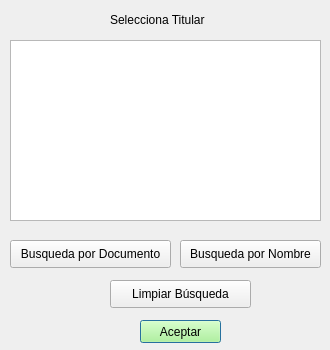
<?xml version="1.0" encoding="UTF-8"?>
<ui version="4.0">
 <class>Dialog</class>
 <widget class="QDialog" name="Dialog">
  <property name="geometry">
   <rect>
    <x>0</x>
    <y>0</y>
    <width>330</width>
    <height>350</height>
   </rect>
  </property>
  <property name="windowTitle">
   <string>Dialog</string>
  </property>
  <widget class="QListWidget" name="list_titular">
   <property name="geometry">
    <rect>
     <x>10</x>
     <y>40</y>
     <width>311</width>
     <height>181</height>
    </rect>
   </property>
  </widget>
  <widget class="QLabel" name="label">
   <property name="geometry">
    <rect>
     <x>110</x>
     <y>10</y>
     <width>111</width>
     <height>20</height>
    </rect>
   </property>
   <property name="text">
    <string>Selecciona Titular</string>
   </property>
  </widget>
  <widget class="QPushButton" name="btn_select_titular">
   <property name="geometry">
    <rect>
     <x>140</x>
     <y>320</y>
     <width>81</width>
     <height>23</height>
    </rect>
   </property>
   <property name="styleSheet">
    <string notr="true">background-color:rgb(170, 255, 127)</string>
   </property>
   <property name="text">
    <string>Aceptar</string>
   </property>
  </widget>
  <widget class="QPushButton" name="btn_titular_selec_ref">
   <property name="geometry">
    <rect>
     <x>10</x>
     <y>240</y>
     <width>161</width>
     <height>28</height>
    </rect>
   </property>
   <property name="text">
    <string>Busqueda por Documento</string>
   </property>
  </widget>
  <widget class="QPushButton" name="btn_titular_selec_nombre">
   <property name="geometry">
    <rect>
     <x>180</x>
     <y>240</y>
     <width>141</width>
     <height>28</height>
    </rect>
   </property>
   <property name="text">
    <string>Busqueda por Nombre</string>
   </property>
  </widget>
  <widget class="QPushButton" name="btn_titular_limpiar">
   <property name="geometry">
    <rect>
     <x>110</x>
     <y>280</y>
     <width>141</width>
     <height>28</height>
    </rect>
   </property>
   <property name="text">
    <string>Limpiar Búsqueda</string>
   </property>
  </widget>
 </widget>
 <resources/>
 <connections/>
</ui>
